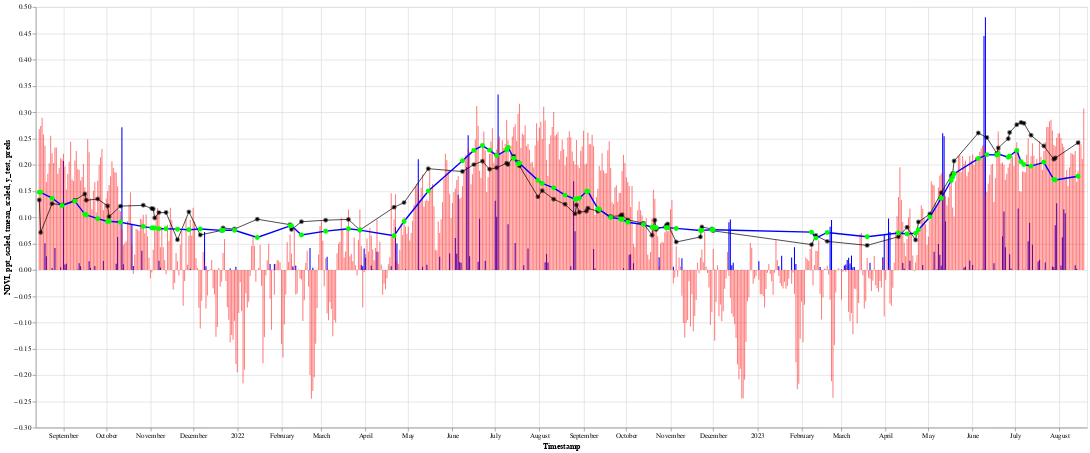

Notebook cell for this chart:
### Code cell
df_all_NDVI = alt.Chart(df_test_with_all_values.reset_index()).mark_point(color='black',opacity=1, size=5).encode(
    alt.X("Timestamp:T"), 
    alt.Y("NDVI:Q")
)


df_all_pastppt = alt.Chart(df_test_with_all_values.reset_index()).mark_line(color='blue',opacity=1, size=1).encode(
    alt.X("Timestamp:T"), 
    alt.Y("past_56_sum_ppt_scalded:Q")
)


df_all_ppt = alt.Chart(df_test_with_all_values.reset_index()).mark_bar(color='blue',opacity=1, size=1.5).encode(
    alt.X("Timestamp:T"), 
    alt.Y("ppt_scaled:Q")
)



df_all_tmean = alt.Chart(df_test_with_all_values.reset_index()).mark_bar(color='red',opacity=.5, size=1.5).encode(
    alt.X("Timestamp:T"), 
    alt.Y("tmean_scaled:Q")
)


#predictions 
y_test_df_plot = alt.Chart(y_test_df.reset_index()).mark_line(color='black',opacity=1, size=1,point={
      "filled": True,
      "fill": "black",
    "size" : 50,
    'opacity' : .5
    }).encode(
    alt.X("Timestamp:T"), 
    alt.Y("y_test:Q"),
    tooltip=[
        alt.Tooltip('y_test:O', title='NDVI')]
)
model_prediction_plot = alt.Chart(model_prediction_df.reset_index()).mark_line(color='blue',opacity=1,size=2,point={
      "filled": True,
      "fill": "lime",
    "size" : 50
    }).encode(
    alt.X("Timestamp:T"), 
    alt.Y("preds:Q"),
    tooltip=[
        alt.Tooltip('preds:O', title='NDVI_prediction')]
)



(df_all_NDVI+ df_all_ppt+ df_all_tmean + y_test_df_plot + model_prediction_plot).properties(width=1500, height=600)

### Figure 1 — Vega-Lite specification as saved in the notebook (floating-point values rounded to 4 significant figures; data arrays with more than 128 entries replaced by an {"elided": "..."} marker saying what was removed)
{"config": {"view": {"continuousWidth": 400, "continuousHeight": 300}}, "layer": [{"data": {"name": "data-73651523394e3749a1db3432de259a53"}, "mark": {"type": "point", "color": "black", "opacity": 1, "size": 5}, "encoding": {"x": {"field": "Timestamp", "type": "temporal"}, "y": {"field": "NDVI", "type": "quantitative"}}}, {"data": {"name": "data-73651523394e3749a1db3432de259a53"}, "mark": {"type": "bar", "color": "blue", "opacity": 1, "size": 1.5}, "encoding": {"x": {"field": "Timestamp", "type": "temporal"}, "y": {"field": "ppt_scaled", "type": "quantitative"}}}, {"data": {"name": "data-73651523394e3749a1db3432de259a53"}, "mark": {"type": "bar", "color": "red", "opacity": 0.5, "size": 1.5}, "encoding": {"x": {"field": "Timestamp", "type": "temporal"}, "y": {"field": "tmean_scaled", "type": "quantitative"}}}, {"data": {"name": "data-c7089548495ede3d5abad71d4535ca11"}, "mark": {"type": "line", "color": "black", "opacity": 1, "point": {"filled": true, "fill": "black", "size": 50, "opacity": 0.5}, "size": 1}, "encoding": {"tooltip": [{"field": "y_test", "title": "NDVI", "type": "ordinal"}], "x": {"field": "Timestamp", "type": "temporal"}, "y": {"field": "y_test", "type": "quantitative"}}}, {"data": {"name": "data-8d305ed6d46d3c62c589690b56440689"}, "mark": {"type": "line", "color": "blue", "opacity": 1, "point": {"filled": true, "fill": "lime", "size": 50}, "size": 2}, "encoding": {"tooltip": [{"field": "preds", "title": "NDVI_prediction", "type": "ordinal"}], "x": {"field": "Timestamp", "type": "temporal"}, "y": {"field": "preds", "type": "quantitative"}}}], "height": 600, "width": 1500, "$schema": "https://vega.github.io/schema/vega-lite/v4.17.0.json", "datasets": {"data-73651523394e3749a1db3432de259a53": {"elided": "734 records"}, "data-c7089548495ede3d5abad71d4535ca11": [{"index": 0, "y_test": 0.133, "Timestamp": "2021-08-15T00:00:00"}, {"index": 1, "y_test": 0.07127, "Timestamp": "2021-08-16T00:00:00"}, {"index": 2, "y_test": 0.126, "Timestamp": "2021-08-24T00:00:00"}, {"index": 3, "y_test": 0.1235, "Timestamp": "2021-08-31T00:00:00"}, {"index": 4, "y_test": 0.1326, "Timestamp": "2021-09-09T00:00:00"}, {"index": 5, "y_test": 0.1443, "Timestamp": "2021-09-16T00:00:00"}, {"index": 6, "y_test": 0.1324, "Timestamp": "2021-09-17T00:00:00"}, {"index": 7, "y_test": 0.1348, "Timestamp": "2021-09-25T00:00:00"}, {"index": 8, "y_test": 0.1217, "Timestamp": "2021-10-02T00:00:00"}, {"index": 9, "y_test": 0.1011, "Timestamp": "2021-10-03T00:00:00"}, {"index": 10, "y_test": 0.1212, "Timestamp": "2021-10-11T00:00:00"}, {"index": 11, "y_test": 0.1228, "Timestamp": "2021-10-27T00:00:00"}, {"index": 12, "y_test": 0.1168, "Timestamp": "2021-11-02T00:00:00"}, {"index": 13, "y_test": 0.1159, "Timestamp": "2021-11-03T00:00:00"}, {"index": 14, "y_test": 0.09886, "Timestamp": "2021-11-04T00:00:00"}, {"index": 15, "y_test": 0.1089, "Timestamp": "2021-11-07T00:00:00"}, {"index": 16, "y_test": 0.109, "Timestamp": "2021-11-12T00:00:00"}, {"index": 17, "y_test": 0.05716, "Timestamp": "2021-11-20T00:00:00"}, {"index": 18, "y_test": 0.1104, "Timestamp": "2021-11-28T00:00:00"}, {"index": 19, "y_test": 0.06646, "Timestamp": "2021-12-06T00:00:00"}, {"index": 20, "y_test": 0.07508, "Timestamp": "2021-12-21T00:00:00"}, {"index": 21, "y_test": 0.07967, "Timestamp": "2021-12-22T00:00:00"}, {"index": 22, "y_test": 0.07761, "Timestamp": "2021-12-30T00:00:00"}, {"index": 23, "y_test": 0.09637, "Timestamp": "2022-01-15T00:00:00"}, {"index": 24, "y_test": 0.08602, "Timestamp": "2022-02-07T00:00:00"}, {"index": 25, "y_test": 0.07676, "Timestamp": "2022-02-08T00:00:00"}, {"index": 26, "y_test": 0.09157, "Timestamp": "2022-02-15T00:00:00"}, {"index": 27, "y_test": 0.09453, "Timestamp": "2022-03-04T00:00:00"}, {"index": 28, "y_test": 0.09597, "Timestamp": "2022-03-20T00:00:00"}, {"index": 29, "y_test": 0.07575, "Timestamp": "2022-03-28T00:00:00"}, {"index": 30, "y_test": 0.1191, "Timestamp": "2022-04-21T00:00:00"}, {"index": 31, "y_test": 0.128, "Timestamp": "2022-04-28T00:00:00"}, {"index": 32, "y_test": 0.1925, "Timestamp": "2022-05-15T00:00:00"}, {"index": 33, "y_test": 0.187, "Timestamp": "2022-06-08T00:00:00"}, {"index": 34, "y_test": 0.2002, "Timestamp": "2022-06-16T00:00:00"}, {"index": 35, "y_test": 0.2068, "Timestamp": "2022-06-22T00:00:00"}, {"index": 36, "y_test": 0.1913, "Timestamp": "2022-06-27T00:00:00"}, {"index": 37, "y_test": 0.1943, "Timestamp": "2022-07-02T00:00:00"}, {"index": 38, "y_test": 0.203, "Timestamp": "2022-07-09T00:00:00"}, {"index": 39, "y_test": 0.2004, "Timestamp": "2022-07-10T00:00:00"}, {"index": 40, "y_test": 0.2163, "Timestamp": "2022-07-14T00:00:00"}, {"index": 41, "y_test": 0.2049, "Timestamp": "2022-07-17T00:00:00"}, {"index": 42, "y_test": 0.1978, "Timestamp": "2022-07-18T00:00:00"}, {"index": 43, "y_test": 0.1389, "Timestamp": "2022-07-31T00:00:00"}, {"index": 44, "y_test": 0.1507, "Timestamp": "2022-08-03T00:00:00"}, {"index": 45, "y_test": 0.1344, "Timestamp": "2022-08-11T00:00:00"}, {"index": 46, "y_test": 0.1247, "Timestamp": "2022-08-19T00:00:00"}, {"index": 47, "y_test": 0.1066, "Timestamp": "2022-08-26T00:00:00"}, {"index": 48, "y_test": 0.1236, "Timestamp": "2022-08-27T00:00:00"}, {"index": 49, "y_test": 0.1098, "Timestamp": "2022-08-29T00:00:00"}, {"index": 50, "y_test": 0.1115, "Timestamp": "2022-09-03T00:00:00"}, {"index": 51, "y_test": 0.117, "Timestamp": "2022-09-04T00:00:00"}, {"index": 52, "y_test": 0.1117, "Timestamp": "2022-09-11T00:00:00"}, {"index": 53, "y_test": 0.1145, "Timestamp": "2022-09-12T00:00:00"}, {"index": 54, "y_test": 0.1017, "Timestamp": "2022-09-20T00:00:00"}, {"index": 55, "y_test": 0.1029, "Timestamp": "2022-09-27T00:00:00"}, {"index": 56, "y_test": 0.1048, "Timestamp": "2022-09-28T00:00:00"}, {"index": 57, "y_test": 0.09505, "Timestamp": "2022-10-02T00:00:00"}, {"index": 58, "y_test": 0.08889, "Timestamp": "2022-10-13T00:00:00"}, {"index": 59, "y_test": 0.06595, "Timestamp": "2022-10-19T00:00:00"}, {"index": 60, "y_test": 0.0946, "Timestamp": "2022-10-21T00:00:00"}, {"index": 61, "y_test": 0.07675, "Timestamp": "2022-10-22T00:00:00"}, {"index": 62, "y_test": 0.08423, "Timestamp": "2022-10-29T00:00:00"}, {"index": 63, "y_test": 0.08742, "Timestamp": "2022-10-30T00:00:00"}, {"index": 64, "y_test": 0.053, "Timestamp": "2022-11-05T00:00:00"}, {"index": 65, "y_test": 0.06261, "Timestamp": "2022-11-22T00:00:00"}, {"index": 66, "y_test": 0.08153, "Timestamp": "2022-11-23T00:00:00"}, {"index": 67, "y_test": 0.07778, "Timestamp": "2022-11-30T00:00:00"}, {"index": 68, "y_test": 0.07425, "Timestamp": "2022-12-01T00:00:00"}, {"index": 69, "y_test": 0.04803, "Timestamp": "2023-02-08T00:00:00"}, {"index": 70, "y_test": 0.0653, "Timestamp": "2023-02-11T00:00:00"}, {"index": 71, "y_test": 0.05424, "Timestamp": "2023-02-19T00:00:00"}, {"index": 72, "y_test": 0.0466, "Timestamp": "2023-03-19T00:00:00"}, {"index": 73, "y_test": 0.06305, "Timestamp": "2023-04-10T00:00:00"}, {"index": 74, "y_test": 0.08105, "Timestamp": "2023-04-16T00:00:00"}, {"index": 75, "y_test": 0.05686, "Timestamp": "2023-04-22T00:00:00"}, {"index": 76, "y_test": 0.09097, "Timestamp": "2023-04-24T00:00:00"}, {"index": 77, "y_test": 0.1064, "Timestamp": "2023-05-02T00:00:00"}, {"index": 78, "y_test": 0.1466, "Timestamp": "2023-05-10T00:00:00"}, {"index": 79, "y_test": 0.1786, "Timestamp": "2023-05-17T00:00:00"}, {"index": 80, "y_test": 0.1834, "Timestamp": "2023-05-18T00:00:00"}, {"index": 81, "y_test": 0.2069, "Timestamp": "2023-05-19T00:00:00"}, {"index": 82, "y_test": 0.2604, "Timestamp": "2023-06-05T00:00:00"}, {"index": 83, "y_test": 0.2516, "Timestamp": "2023-06-11T00:00:00"}, {"index": 84, "y_test": 0.2216, "Timestamp": "2023-06-18T00:00:00"}, {"index": 85, "y_test": 0.2319, "Timestamp": "2023-06-19T00:00:00"}, {"index": 86, "y_test": 0.2495, "Timestamp": "2023-06-26T00:00:00"}, {"index": 87, "y_test": 0.2613, "Timestamp": "2023-06-27T00:00:00"}, {"index": 88, "y_test": 0.2761, "Timestamp": "2023-07-02T00:00:00"}, {"index": 89, "y_test": 0.2805, "Timestamp": "2023-07-05T00:00:00"}, {"index": 90, "y_test": 0.2789, "Timestamp": "2023-07-07T00:00:00"}, {"index": 91, "y_test": 0.2559, "Timestamp": "2023-07-12T00:00:00"}, {"index": 92, "y_test": 0.2356, "Timestamp": "2023-07-21T00:00:00"}, {"index": 93, "y_test": 0.2103, "Timestamp": "2023-07-28T00:00:00"}, {"index": 94, "y_test": 0.2126, "Timestamp": "2023-07-29T00:00:00"}, {"index": 95, "y_test": 0.2418, "Timestamp": "2023-08-14T00:00:00"}], "data-8d305ed6d46d3c62c589690b56440689": [{"index": 0, "preds": 0.1477, "Timestamp": "2021-08-15T00:00:00"}, {"index": 1, "preds": 0.1475, "Timestamp": "2021-08-16T00:00:00"}, {"index": 2, "preds": 0.1364, "Timestamp": "2021-08-24T00:00:00"}, {"index": 3, "preds": 0.1223, "Timestamp": "2021-08-31T00:00:00"}, {"index": 4, "preds": 0.1308, "Timestamp": "2021-09-09T00:00:00"}, {"index": 5, "preds": 0.1057, "Timestamp": "2021-09-16T00:00:00"}, {"index": 6, "preds": 0.1045, "Timestamp": "2021-09-17T00:00:00"}, {"index": 7, "preds": 0.09737, "Timestamp": "2021-09-25T00:00:00"}, {"index": 8, "preds": 0.09199, "Timestamp": "2021-10-02T00:00:00"}, {"index": 9, "preds": 0.09256, "Timestamp": "2021-10-03T00:00:00"}, {"index": 10, "preds": 0.09055, "Timestamp": "2021-10-11T00:00:00"}, {"index": 11, "preds": 0.08236, "Timestamp": "2021-10-27T00:00:00"}, {"index": 12, "preds": 0.07987, "Timestamp": "2021-11-02T00:00:00"}, {"index": 13, "preds": 0.07981, "Timestamp": "2021-11-03T00:00:00"}, {"index": 14, "preds": 0.07972, "Timestamp": "2021-11-04T00:00:00"}, {"index": 15, "preds": 0.07833, "Timestamp": "2021-11-07T00:00:00"}, {"index": 16, "preds": 0.07833, "Timestamp": "2021-11-12T00:00:00"}, {"index": 17, "preds": 0.07748, "Timestamp": "2021-11-20T00:00:00"}, {"index": 18, "preds": 0.07624, "Timestamp": "2021-11-28T00:00:00"}, {"index": 19, "preds": 0.07766, "Timestamp": "2021-12-06T00:00:00"}, {"index": 20, "preds": 0.07521, "Timestamp": "2021-12-21T00:00:00"}, {"index": 21, "preds": 0.07526, "Timestamp": "2021-12-22T00:00:00"}, {"index": 22, "preds": 0.07542, "Timestamp": "2021-12-30T00:00:00"}, {"index": 23, "preds": 0.06175, "Timestamp": "2022-01-15T00:00:00"}, {"index": 24, "preds": 0.08373, "Timestamp": "2022-02-07T00:00:00"}, {"index": 25, "preds": 0.08417, "Timestamp": "2022-02-08T00:00:00"}, {"index": 26, "preds": 0.06641, "Timestamp": "2022-02-15T00:00:00"}, {"index": 27, "preds": 0.07366, "Timestamp": "2022-03-04T00:00:00"}, {"index": 28, "preds": 0.07833, "Timestamp": "2022-03-20T00:00:00"}, {"index": 29, "preds": 0.07572, "Timestamp": "2022-03-28T00:00:00"}, {"index": 30, "preds": 0.06483, "Timestamp": "2022-04-21T00:00:00"}, {"index": 31, "preds": 0.09209, "Timestamp": "2022-04-28T00:00:00"}, {"index": 32, "preds": 0.1501, "Timestamp": "2022-05-15T00:00:00"}, {"index": 33, "preds": 0.2075, "Timestamp": "2022-06-08T00:00:00"}, {"index": 34, "preds": 0.2273, "Timestamp": "2022-06-16T00:00:00"}, {"index": 35, "preds": 0.2364, "Timestamp": "2022-06-22T00:00:00"}, {"index": 36, "preds": 0.2278, "Timestamp": "2022-06-27T00:00:00"}, {"index": 37, "preds": 0.2174, "Timestamp": "2022-07-02T00:00:00"}, {"index": 38, "preds": 0.2279, "Timestamp": "2022-07-09T00:00:00"}, {"index": 39, "preds": 0.2329, "Timestamp": "2022-07-10T00:00:00"}, {"index": 40, "preds": 0.2124, "Timestamp": "2022-07-14T00:00:00"}, {"index": 41, "preds": 0.2017, "Timestamp": "2022-07-17T00:00:00"}, {"index": 42, "preds": 0.2028, "Timestamp": "2022-07-18T00:00:00"}, {"index": 43, "preds": 0.1703, "Timestamp": "2022-07-31T00:00:00"}, {"index": 44, "preds": 0.1645, "Timestamp": "2022-08-03T00:00:00"}, {"index": 45, "preds": 0.156, "Timestamp": "2022-08-11T00:00:00"}, {"index": 46, "preds": 0.1422, "Timestamp": "2022-08-19T00:00:00"}, {"index": 47, "preds": 0.1343, "Timestamp": "2022-08-26T00:00:00"}, {"index": 48, "preds": 0.135, "Timestamp": "2022-08-27T00:00:00"}, {"index": 49, "preds": 0.1361, "Timestamp": "2022-08-29T00:00:00"}, {"index": 50, "preds": 0.1489, "Timestamp": "2022-09-03T00:00:00"}, {"index": 51, "preds": 0.1495, "Timestamp": "2022-09-04T00:00:00"}, {"index": 52, "preds": 0.1165, "Timestamp": "2022-09-11T00:00:00"}, {"index": 53, "preds": 0.115, "Timestamp": "2022-09-12T00:00:00"}, {"index": 54, "preds": 0.09971, "Timestamp": "2022-09-20T00:00:00"}, {"index": 55, "preds": 0.09693, "Timestamp": "2022-09-27T00:00:00"}, {"index": 56, "preds": 0.09592, "Timestamp": "2022-09-28T00:00:00"}, {"index": 57, "preds": 0.09068, "Timestamp": "2022-10-02T00:00:00"}, {"index": 58, "preds": 0.0863, "Timestamp": "2022-10-13T00:00:00"}, {"index": 59, "preds": 0.08112, "Timestamp": "2022-10-19T00:00:00"}, {"index": 60, "preds": 0.0808, "Timestamp": "2022-10-21T00:00:00"}, {"index": 61, "preds": 0.08042, "Timestamp": "2022-10-22T00:00:00"}, {"index": 62, "preds": 0.08029, "Timestamp": "2022-10-29T00:00:00"}, {"index": 63, "preds": 0.08037, "Timestamp": "2022-10-30T00:00:00"}, {"index": 64, "preds": 0.07887, "Timestamp": "2022-11-05T00:00:00"}, {"index": 65, "preds": 0.07491, "Timestamp": "2022-11-22T00:00:00"}, {"index": 66, "preds": 0.07507, "Timestamp": "2022-11-23T00:00:00"}, {"index": 67, "preds": 0.07635, "Timestamp": "2022-11-30T00:00:00"}, {"index": 68, "preds": 0.07646, "Timestamp": "2022-12-01T00:00:00"}, {"index": 69, "preds": 0.07181, "Timestamp": "2023-02-08T00:00:00"}, {"index": 70, "preds": 0.06042, "Timestamp": "2023-02-11T00:00:00"}, {"index": 71, "preds": 0.07113, "Timestamp": "2023-02-19T00:00:00"}, {"index": 72, "preds": 0.0629, "Timestamp": "2023-03-19T00:00:00"}, {"index": 73, "preds": 0.07002, "Timestamp": "2023-04-10T00:00:00"}, {"index": 74, "preds": 0.06826, "Timestamp": "2023-04-16T00:00:00"}, {"index": 75, "preds": 0.06988, "Timestamp": "2023-04-22T00:00:00"}, {"index": 76, "preds": 0.07627, "Timestamp": "2023-04-24T00:00:00"}, {"index": 77, "preds": 0.1007, "Timestamp": "2023-05-02T00:00:00"}, {"index": 78, "preds": 0.1362, "Timestamp": "2023-05-10T00:00:00"}, {"index": 79, "preds": 0.17, "Timestamp": "2023-05-17T00:00:00"}, {"index": 80, "preds": 0.1764, "Timestamp": "2023-05-18T00:00:00"}, {"index": 81, "preds": 0.183, "Timestamp": "2023-05-19T00:00:00"}, {"index": 82, "preds": 0.2117, "Timestamp": "2023-06-05T00:00:00"}, {"index": 83, "preds": 0.2192, "Timestamp": "2023-06-11T00:00:00"}, {"index": 84, "preds": 0.2187, "Timestamp": "2023-06-18T00:00:00"}, {"index": 85, "preds": 0.2202, "Timestamp": "2023-06-19T00:00:00"}, {"index": 86, "preds": 0.2143, "Timestamp": "2023-06-26T00:00:00"}, {"index": 87, "preds": 0.2162, "Timestamp": "2023-06-27T00:00:00"}, {"index": 88, "preds": 0.2272, "Timestamp": "2023-07-02T00:00:00"}, {"index": 89, "preds": 0.2057, "Timestamp": "2023-07-05T00:00:00"}, {"index": 90, "preds": 0.2004, "Timestamp": "2023-07-07T00:00:00"}, {"index": 91, "preds": 0.1974, "Timestamp": "2023-07-12T00:00:00"}, {"index": 92, "preds": 0.2046, "Timestamp": "2023-07-21T00:00:00"}, {"index": 93, "preds": 0.1718, "Timestamp": "2023-07-28T00:00:00"}, {"index": 94, "preds": 0.1709, "Timestamp": "2023-07-29T00:00:00"}, {"index": 95, "preds": 0.1781, "Timestamp": "2023-08-14T00:00:00"}]}}
